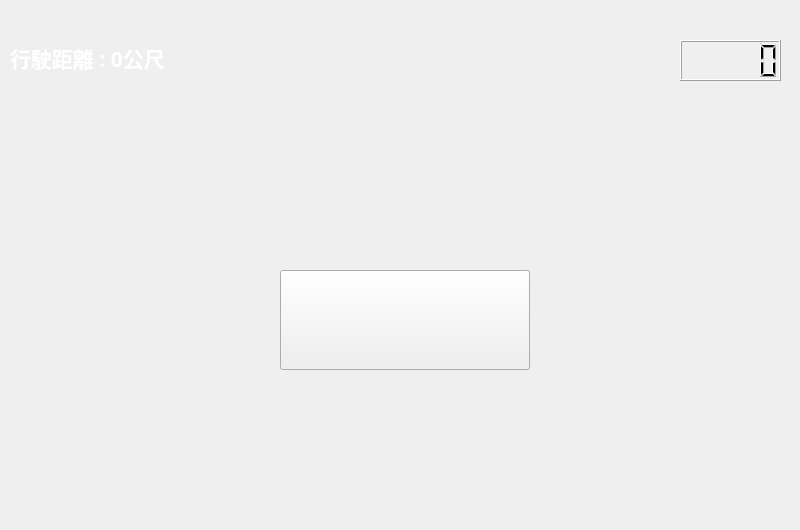
<?xml version="1.0" encoding="UTF-8"?>
<ui version="4.0">
 <class>MainWindow</class>
 <widget class="QMainWindow" name="MainWindow">
  <property name="geometry">
   <rect>
    <x>0</x>
    <y>0</y>
    <width>800</width>
    <height>530</height>
   </rect>
  </property>
  <property name="windowTitle">
   <string>MainWindow</string>
  </property>
  <widget class="QWidget" name="centralwidget">
   <widget class="QLabel" name="background">
    <property name="geometry">
     <rect>
      <x>0</x>
      <y>0</y>
      <width>4800</width>
      <height>512</height>
     </rect>
    </property>
    <property name="text">
     <string/>
    </property>
    <property name="pixmap">
     <pixmap resource="image.qrc">:/src/map.png</pixmap>
    </property>
   </widget>
   <widget class="QLabel" name="lblTitle">
    <property name="geometry">
     <rect>
      <x>210</x>
      <y>70</y>
      <width>384</width>
      <height>150</height>
     </rect>
    </property>
    <property name="text">
     <string/>
    </property>
    <property name="pixmap">
     <pixmap resource="image.qrc">:/src/game_name.png</pixmap>
    </property>
   </widget>
   <widget class="QLabel" name="lblCar">
    <property name="geometry">
     <rect>
      <x>10</x>
      <y>220</y>
      <width>237</width>
      <height>71</height>
     </rect>
    </property>
    <property name="text">
     <string/>
    </property>
    <property name="pixmap">
     <pixmap resource="image.qrc">:/src/car.png</pixmap>
    </property>
    <property name="scaledContents">
     <bool>true</bool>
    </property>
   </widget>
   <widget class="QPushButton" name="buttonStart">
    <property name="geometry">
     <rect>
      <x>280</x>
      <y>270</y>
      <width>250</width>
      <height>100</height>
     </rect>
    </property>
    <property name="focusPolicy">
     <enum>Qt::NoFocus</enum>
    </property>
    <property name="text">
     <string/>
    </property>
    <property name="icon">
     <iconset resource="image.qrc">
      <normaloff>:/src/start_btn.png</normaloff>:/src/start_btn.png</iconset>
    </property>
    <property name="iconSize">
     <size>
      <width>250</width>
      <height>100</height>
     </size>
    </property>
   </widget>
   <widget class="QLabel" name="lblDistance">
    <property name="geometry">
     <rect>
      <x>10</x>
      <y>40</y>
      <width>300</width>
      <height>36</height>
     </rect>
    </property>
    <property name="font">
     <font>
      <family>微軟正黑體</family>
      <pointsize>16</pointsize>
      <weight>75</weight>
      <bold>true</bold>
     </font>
    </property>
    <property name="styleSheet">
     <string notr="true">color: rgb(255, 255, 255);</string>
    </property>
    <property name="text">
     <string>行駛距離 : 0公尺</string>
    </property>
   </widget>
   <widget class="QLCDNumber" name="lcdClock">
    <property name="geometry">
     <rect>
      <x>680</x>
      <y>40</y>
      <width>101</width>
      <height>41</height>
     </rect>
    </property>
   </widget>
  </widget>
  <widget class="QMenuBar" name="menubar">
   <property name="geometry">
    <rect>
     <x>0</x>
     <y>0</y>
     <width>800</width>
     <height>20</height>
    </rect>
   </property>
  </widget>
 </widget>
 <resources>
  <include location="image.qrc"/>
 </resources>
 <connections/>
</ui>
